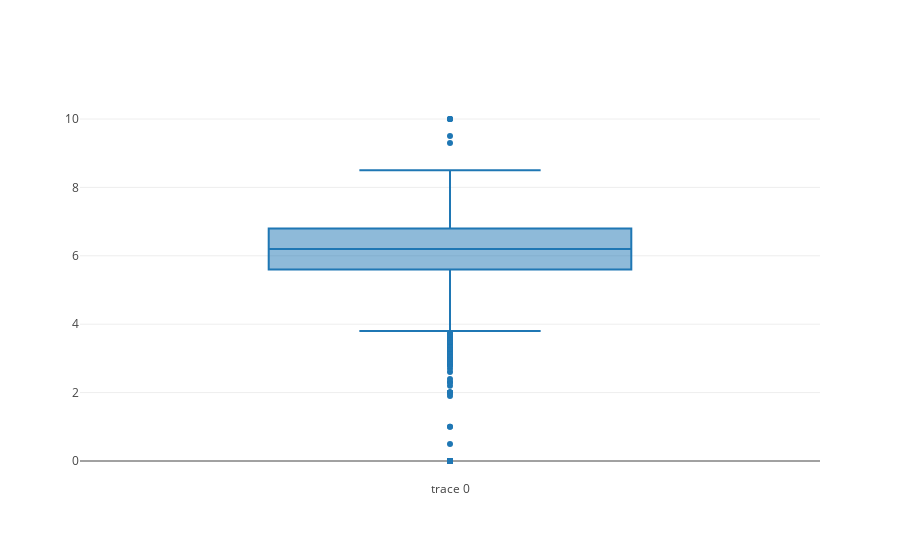

This figure's notebook cell:
### Markdown cell above
Посмотрим на boxplot оценок и бюджетов фильма.

### Code cell
trace = go.Box(
    y=np.array(data.vote_average)
)

df = [trace]
iplot(df, show_link=False)

### Figure 1 — Plotly figure (JSON) as saved in the notebook; plotly's stock layout.template omitted (floating-point values rounded to 4 significant figures; data arrays with more than 128 entries replaced by an {"elided": "..."} marker saying what was removed)
{"data": [{"type": "box", "y": {"elided": "4803 float values"}}], "layout": {}}
